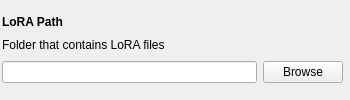
<?xml version="1.0" encoding="UTF-8"?>
<ui version="4.0">
 <class>Form</class>
 <widget class="QWidget" name="Form">
  <property name="geometry">
   <rect>
    <x>0</x>
    <y>0</y>
    <width>350</width>
    <height>100</height>
   </rect>
  </property>
  <property name="minimumSize">
   <size>
    <width>350</width>
    <height>100</height>
   </size>
  </property>
  <property name="windowTitle">
   <string>Form</string>
  </property>
  <widget class="QWidget" name="">
   <property name="geometry">
    <rect>
     <x>2</x>
     <y>12</y>
     <width>341</width>
     <height>75</height>
    </rect>
   </property>
   <layout class="QGridLayout" name="gridLayout">
    <item row="1" column="0">
     <widget class="QLabel" name="label_6">
      <property name="sizePolicy">
       <sizepolicy hsizetype="Preferred" vsizetype="Fixed">
        <horstretch>0</horstretch>
        <verstretch>0</verstretch>
       </sizepolicy>
      </property>
      <property name="text">
       <string>Folder that contains LoRA files</string>
      </property>
     </widget>
    </item>
    <item row="0" column="0">
     <widget class="QLabel" name="label_5">
      <property name="sizePolicy">
       <sizepolicy hsizetype="Preferred" vsizetype="Fixed">
        <horstretch>0</horstretch>
        <verstretch>0</verstretch>
       </sizepolicy>
      </property>
      <property name="font">
       <font>
        <bold>true</bold>
       </font>
      </property>
      <property name="text">
       <string>LoRA Path</string>
      </property>
     </widget>
    </item>
    <item row="2" column="0">
     <layout class="QHBoxLayout" name="horizontalLayout">
      <item>
       <widget class="QLineEdit" name="lora_path"/>
      </item>
      <item>
       <widget class="QPushButton" name="lora_browse_button">
        <property name="minimumSize">
         <size>
          <width>0</width>
          <height>0</height>
         </size>
        </property>
        <property name="text">
         <string>Browse</string>
        </property>
       </widget>
      </item>
     </layout>
    </item>
   </layout>
  </widget>
 </widget>
 <resources/>
 <connections/>
</ui>
